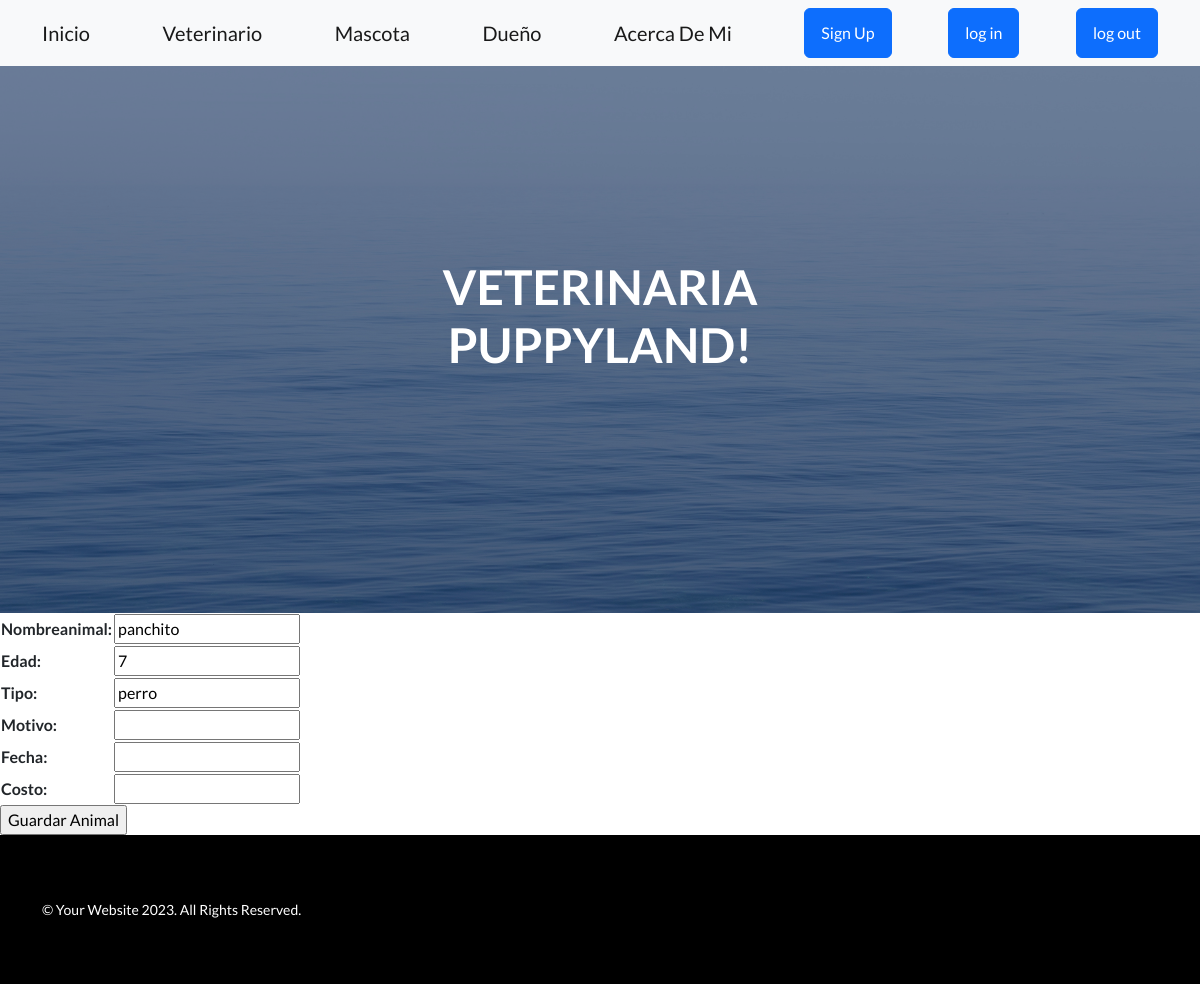
The page /app/editar-animal/9/ (signed in) on the database its author committed.
### AppVeterinaria/models.py (models this page shows, shortened)
class Animal(models.Model):
    nombreAnimal = models.CharField(max_length=40)
    edad = models.IntegerField()
    tipo = models.CharField(max_length=40)
    motivo = models.CharField(max_length=40)
    fecha = models.DateField()
    costo = models.IntegerField()

### AppVeterinaria/views.py (the view)
@login_required
def editar_animal(request, animal_id):
    if request.method == "POST":
        miFormulario = AnimalFormulario(request.POST)
        print(miFormulario)
        if miFormulario.is_valid():
            informacion = miFormulario.cleaned_data
            animal = Animal.objects.get(id=animal_id)
            animal.nombreAnimal = informacion["nombreAnimal"]
            animal.edad = informacion["edad"]
            animal.tipo = informacion["tipo"]
            animal.motivo = informacion["motivo"]
            animal.fecha = informacion["fecha"]
            animal.costo = informacion["costo"]
            animal.save()
            return render(request, "AppVeterinaria/index.html")
    else:
        animal = Animal.objects.get(id=animal_id)
        miFormulario = AnimalFormulario(
            initial={
                "nombreAnimal": animal.nombreAnimal,
                "edad": animal.edad,
                "tipo": animal.tipo,
            }
        )
    return render(
        request,
        "AppVeterinaria/apianimalformulario.html",
        {"miFormulario": miFormulario},
    )

### AppVeterinaria/forms.py
class AnimalFormulario(forms.Form):
    nombreAnimal = forms.CharField(max_length=40)
    edad = forms.IntegerField()
    tipo = forms.CharField(max_length=40)
    motivo = forms.CharField(max_length=40)
    fecha = forms.DateField()
    costo = forms.IntegerField()

### AppVeterinaria/templates/AppVeterinaria/apianimalformulario.html (shortened to what this page needs)
{% extends "AppVeterinaria/base NavYFoot.html" %}
{% load static %}
{% block herencia %}
    <form action="" method="POST">
        <table>
            {{ miFormulario.as_table }}
        </table>
        <input type="submit" value="Guardar Animal">
    </form>
{% endblock %}

### rows shown on the page
Animal: nombreAnimal "panchito", edad "7", tipo "perro"
